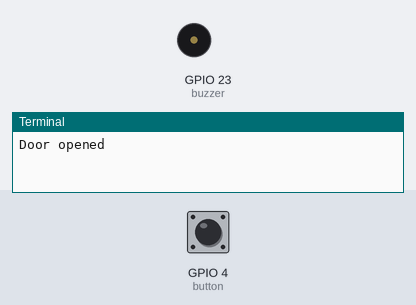
Simulated run of this program. Board: Raspberry Pi (BCM pin numbers). On the bench: buzzer (waves = sounding, pin HIGH), the last lines printed to the terminal. Inputs (shaded band) come from the test bench; at power-on: GPIO 4 (button) HIGH.

Above: at 1.2 s.
1.3 s: GPIO 4 (button) pulled LOW for 0.15 s
At 1.9 s:
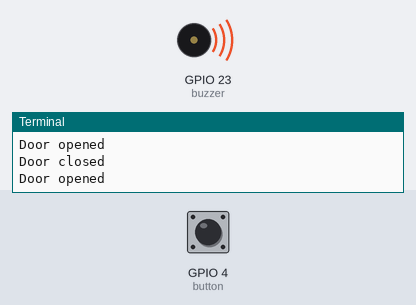
2.9 s: GPIO 4 (button) pulled LOW for 1 s
At 6.1 s:
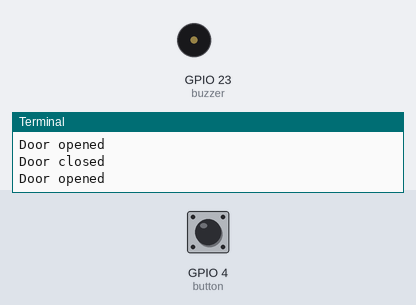
6.4 s: GPIO 4 (button) pulled LOW for 3.2 s
At 9.9 s:
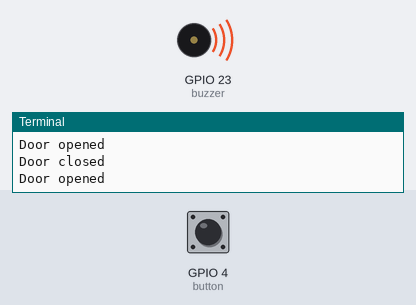
Timing chart, 0 to 12.1 s (numbered marks = the images above; inputs shaded):
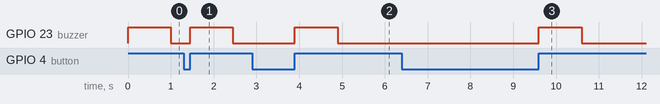

Measured:
- after the input at 1.3 s, GPIO 23 (buzzer): LOW → HIGH after 0.15 s, → LOW 1.0 s later
- after the input at 2.9 s, GPIO 23 (buzzer): LOW → HIGH after 1.0 s, → LOW 1.0 s later
- after the input at 6.4 s, GPIO 23 (buzzer): LOW → HIGH after 3.2 s, → LOW 1.0 s later

The program:

burglar3.py
```python
from gpiozero import Button, Buzzer

button=Button(4)
buzzer=Buzzer(23)

while (True):
  button.wait_for_release()
  print ("Door opened")
  buzzer.beep(1,0,1)

  button.wait_for_press()
  print ("Door closed")
```
